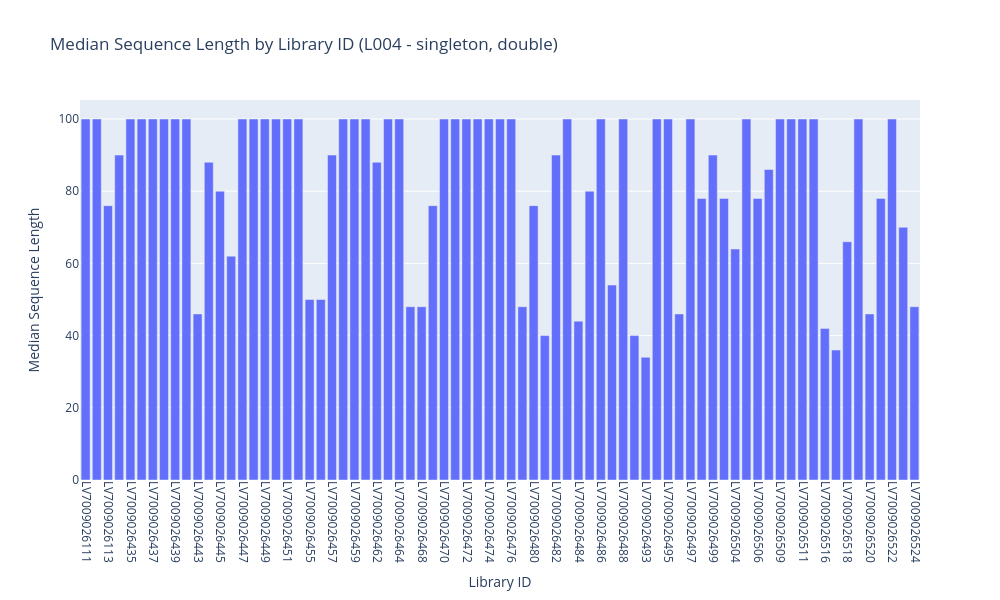

The cell this chart's notebook holds for it:
### Code cell
# Filter the data for the specific conditions
filtered_data = data_ns6_ds[
    (data_ns6_ds['Lane'] == 'L004') & (data_ns6_ds['Read Type'] == 'singleton')
]

# Create the bar plot
fig = px.bar(
    data_frame=filtered_data,
    x="library_id",
    y="fastqc_trimmed__median_sequence_length",
    title="Median Sequence Length by Library ID (L004 - singleton, double)",
    labels={
        "library_id": "Library ID",
        "fastqc_trimmed__median_sequence_length": "Median Sequence Length"
    }
)

# Rotate x-axis labels
fig.update_layout(
    xaxis_tickangle=90,  # Rotate x-axis labels 90 degrees
    height=600,         # Adjust the height of the plot
    width=1000          # Adjust the width of the plot
)

# Show the plot
fig.show()

### Figure 1 — Plotly figure (JSON) as saved in the notebook; plotly's stock layout.template omitted (floating-point values rounded to 4 significant figures)
{"data": [{"alignmentgroup": "True", "hovertemplate": "Library ID=%{x}<br>Median Sequence Length=%{y}<extra></extra>", "legendgroup": "", "marker": {"color": "#636efa", "pattern": {"shape": ""}}, "name": "", "offsetgroup": "", "orientation": "v", "showlegend": false, "textposition": "auto", "type": "bar", "x": ["LV7009026111", "LV7009026112", "LV7009026113", "LV7009026434", "LV7009026435", "LV7009026436", "LV7009026437", "LV7009026438", "LV7009026439", "LV7009026440", "LV7009026443", "LV7009026444", "LV7009026445", "LV7009026446", "LV7009026447", "LV7009026448", "LV7009026449", "LV7009026450", "LV7009026451", "LV7009026452", "LV7009026455", "LV7009026456", "LV7009026457", "LV7009026458", "LV7009026459", "LV7009026460", "LV7009026462", "LV7009026463", "LV7009026464", "LV7009026467", "LV7009026468", "LV7009026469", "LV7009026470", "LV7009026471", "LV7009026472", "LV7009026473", "LV7009026474", "LV7009026475", "LV7009026476", "LV7009026479", "LV7009026480", "LV7009026481", "LV7009026482", "LV7009026483", "LV7009026484", "LV7009026485", "LV7009026486", "LV7009026487", "LV7009026488", "LV7009026492", "LV7009026493", "LV7009026494", "LV7009026495", "LV7009026496", "LV7009026497", "LV7009026498", "LV7009026499", "LV7009026500", "LV7009026504", "LV7009026505", "LV7009026506", "LV7009026508", "LV7009026509", "LV7009026510", "LV7009026511", "LV7009026512", "LV7009026516", "LV7009026517", "LV7009026518", "LV7009026519", "LV7009026520", "LV7009026521", "LV7009026522", "LV7009026523", "LV7009026524"], "xaxis": "x", "y": [100, 100, 76, 90, 100, 100, 100, 100, 100, 100, 46, 88, 80, 62, 100, 100, 100, 100, 100, 100, 50, 50, 90, 100, 100, 100, 88, 100, 100, 48, 48, 76, 100, 100, 100, 100, 100, 100, 100, 48, 76, 40, 90, 100, 44, 80, 100, 54, 100, 40, 34, 100, 100, 46, 100, 78, 90, 78, 64, 100, 78, 86, 100, 100, 100, 100, 42, 36, 66, 100, 46, 78, 100, 70, 48], "yaxis": "y"}], "layout": {"barmode": "relative", "height": 600, "legend": {"tracegroupgap": 0}, "title": {"text": "Median Sequence Length by Library ID (L004 - singleton, double)"}, "width": 1000, "xaxis": {"anchor": "y", "domain": [0, 1], "tickangle": 90, "title": {"text": "Library ID"}}, "yaxis": {"anchor": "x", "domain": [0, 1], "title": {"text": "Median Sequence Length"}}}}
